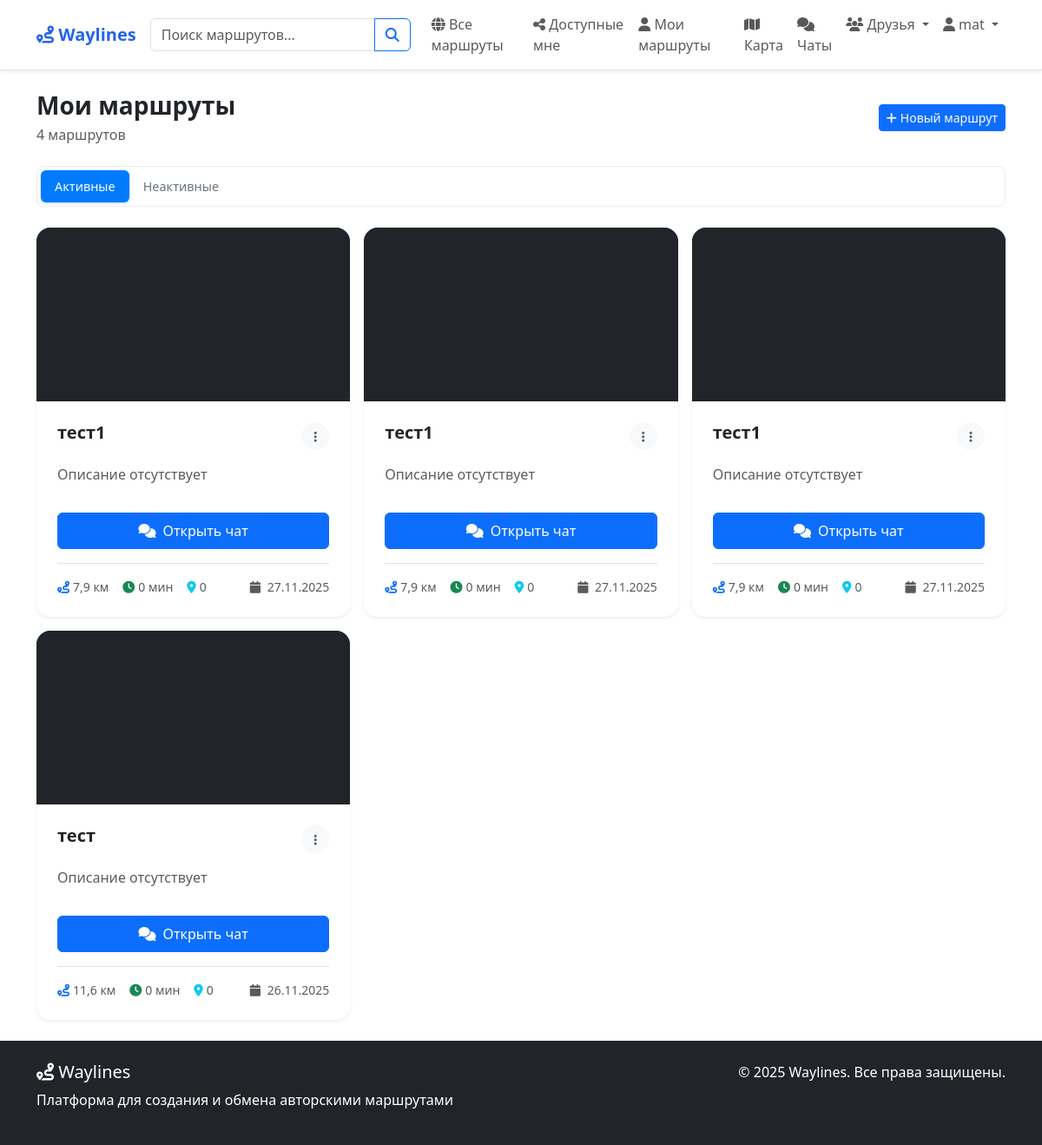
/routes/routes/my/ (signed in), run on an earlier commit of the app's database.
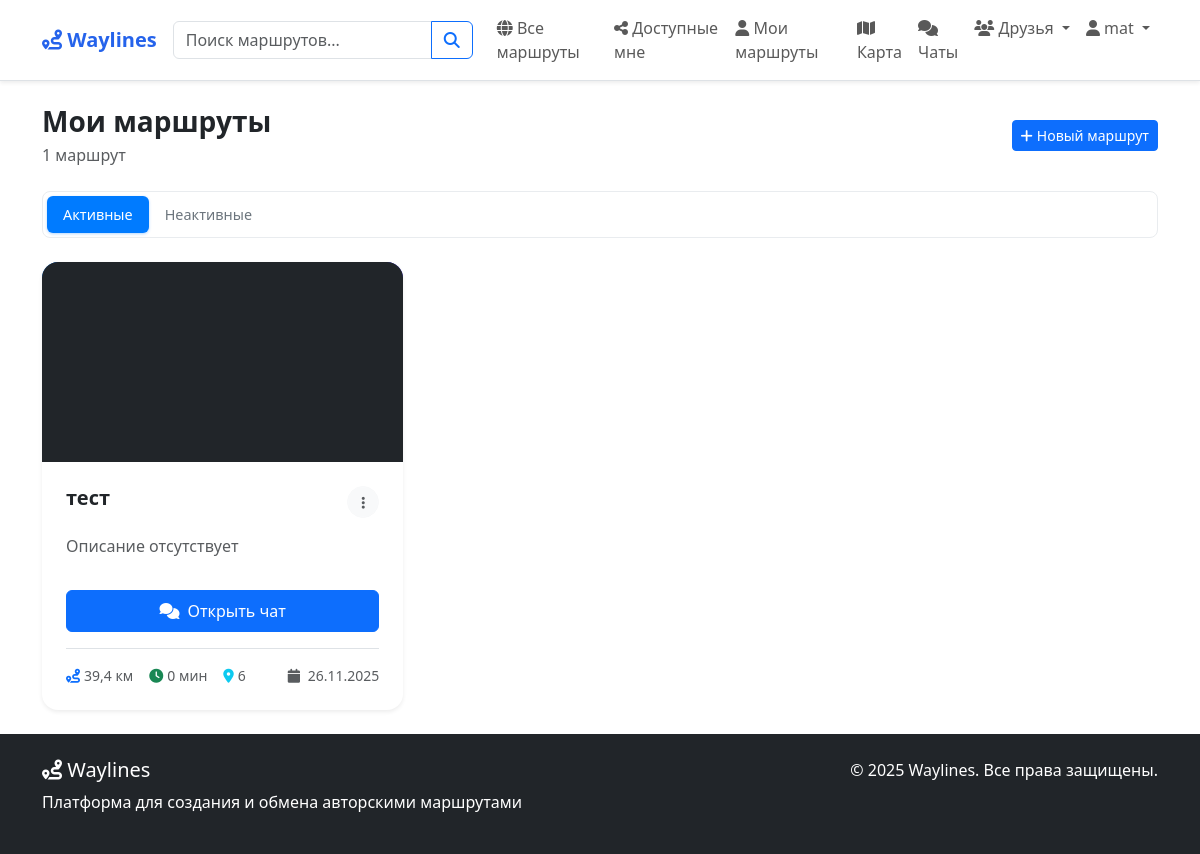
And on a later commit of the database.
### routes/models.py (models this page shows, shortened)
class Route(models.Model):
    PRIVACY_CHOICES = [
        ("public", "Публичный"),
        ("private", "Приватный"),
        ("link", "По ссылке"),
        ("personal", "Персональный"),
    ]
    ROUTE_TYPE_CHOICES = [
        ("driving", "Автомобильный"),
        ("walking", "Пеший"),
        ("cycling", "Велосипедный"),
        ("mixed", "Смешанный"),
    ]
    MOOD_CHOICES = [
        ("calm", "Спокойный"),
        ("active", "Активный"),
        ("extreme", "Экстремальный"),
        ("romantic", "Романтический"),
        ("family", "Семейный"),
        ("adventure", "Приключенческий"),
    ]
    THEME_CHOICES = [
        ("historical", "Исторический"),
        ("nature", "Природный"),
        ("urban", "Городской"),
        ("cultural", "Культурный"),
        ("gastronomic", "Гастрономический"),
        ("religious", "Религиозный"),
        ("architectural", "Архитектурный"),
    ]
    author = models.ForeignKey(
        User,
        on_delete=models.CASCADE,
        related_name="routes",
        verbose_name="Автор",
    )
    name = models.CharField("Название", max_length=200)
    description = models.TextField("Описание", blank=True)
    short_description = models.TextField(
        "Краткое описание", max_length=300, blank=True
    )
    privacy = models.CharField(
        "Приватность", max_length=20, choices=PRIVACY_CHOICES, default="public"
    )
    route_type = models.CharField(
        "Тип маршрута",
        max_length=20,
        choices=ROUTE_TYPE_CHOICES,
        default="walking",
    )
    mood = models.CharField(
        "Настроение", max_length=20, choices=MOOD_CHOICES, blank=True
    )
    theme = models.CharField(
        "Тема", max_length=20, choices=THEME_CHOICES, blank=True
    )
    duration_minutes = models.IntegerField(
        "Продолжительность (минут)", default=0
    )
    country = models.CharField(max_length=100, blank=True, null=True, verbose_name="Страна")
    total_distance = models.FloatField("Общее расстояние (км)", default=0)
    is_active = models.BooleanField("Актуален", default=True)
    has_audio_guide = models.BooleanField("Есть аудиогид", default=False)
    is_elderly_friendly = models.BooleanField("Для пожилых", default=False)
    shared_with = models.ManyToManyField(
        User,
        related_name="shared_routes",
        blank=True,
        verbose_name="Доступно для",
    )
    created_at = models.DateTimeField("Создан", auto_now_add=True)
    updated_at = models.DateTimeField("Обновлён", auto_now=True)
    last_status_update = models.DateTimeField(
        "Последнее обновление статуса", auto_now=True
    )
    class Meta:
        verbose_name = "Маршрут"
        verbose_name_plural = "Маршруты"
        ordering = ["-created_at"]

### routes/views.py (the view)
# urls.py: path("routes/my/", views.my_routes, name="my_routes"),
@login_required
def my_routes(request):
    routes = Route.objects.filter(author=request.user).order_by("-created_at")
    active_routes = routes.filter(is_active=True)
    inactive_routes = routes.filter(is_active=False)
    context = {
        "routes": routes,
        "active_routes": active_routes,
        "inactive_routes": inactive_routes,
        "pending_friend_requests": Friendship.objects.filter(
            to_user=request.user, status="pending"
        )[:5],
        "pending_requests_count": Friendship.objects.filter(
            to_user=request.user, status="pending"
        ).count(),
    }
    return render(request, "routes/my_routes.html", context)

### users/context_processors.py (called while the page is built)
def navbar_context(request):
    context = {}
    if request.user.is_authenticated:
        context["pending_requests_count"] = Friendship.objects.filter(
            to_user=request.user, status="pending"
        ).count()
        context["pending_friend_requests"] = Friendship.objects.filter(
            to_user=request.user, status="pending"
        )[:5]
    return context

### templates/routes/my_routes.html (shortened to what this page needs)
{% extends 'base.html' %}
{% block content %}
<div class="container py-4">
    <div class="d-flex justify-content-between align-items-center mb-4">
        <div>
            <h1 class="h3 fw-bold mb-1">Мои маршруты</h1>
            <p class="text-muted mb-0">{{ routes.count }} маршрут{{ routes.count|pluralize:"ов" }}</p>
        </div>
        <a href="{% url 'create_route' %}" class="btn btn-primary btn-sm">
            <i class="fas fa-plus me-1"></i>Новый маршрут
        </a>
    </div>
    <div class="mb-4">
        <div class="nav nav-pills nav-pills-custom">
            <a class="nav-link active" href="#active" data-bs-toggle="tab">
                Активные
            </a>
            <a class="nav-link" href="#inactive" data-bs-toggle="tab">
                Неактивные
            </a>
        </div>
    </div>
    <div class="tab-content">
        <div class="tab-pane fade show active" id="active">
            {% if active_routes %}
            <div class="row g-3">
                {% for route in active_routes %}
                <div class="col-md-6 col-lg-4">
                    {% include 'routes/partials/route_card.html' with route=route %}
                </div>
                {% endfor %}
            </div>
            {% else %}
            <div class="text-center py-5">
                <i class="fas fa-route fa-2x text-muted mb-3"></i>
                <p class="text-muted mb-3">Нет активных маршрутов</p>
                <a href="{% url 'create_route' %}" class="btn btn-outline-primary btn-sm">Создать маршрут</a>
            </div>
            {% endif %}
        </div>
    </div>
</div>
{% endblock %}

### templates/base.html (shortened to what this page needs)
<!DOCTYPE html>
<html lang="ru">
<head>
    <link href="https://cdn.jsdelivr.net/npm/bootstrap@5.3.3/dist/css/bootstrap.min.css" rel="stylesheet">
    <link rel="stylesheet" href="https://unpkg.com/leaflet@1.9.4/dist/leaflet.css" />
    <link rel="stylesheet" href="https://cdnjs.cloudflare.com/ajax/libs/font-awesome/6.5.0/css/all.min.css">
</head>
<body class="{% block body_class %}{% endblock %}">
    <nav class="navbar navbar-expand-lg navbar-light bg-white border-bottom shadow-sm">
        <div class="container">
            <a class="navbar-brand" href="{% url 'home' %}">
                <i class="fas fa-route"></i> Waylines
            </a>
            <div class="collapse navbar-collapse" id="navbarNav">
                <form class="d-flex me-3" method="get" action="{% url 'search' %}">
                    <div class="input-group" style="min-width: 300px;">
                        <input type="text" name="q" class="form-control" placeholder="Поиск маршрутов..."
                               value="{{ request.GET.q }}">
                        <button class="btn btn-outline-primary" type="submit">
                            <i class="fas fa-search"></i>
                        </button>
                    </div>
                </form>
                <ul class="navbar-nav me-auto">
                    <li class="nav-item">
                        <a class="nav-link" href="{% url 'all_routes' %}">
                            <i class="fas fa-globe"></i> Все маршруты
                        </a>
                    </li>
                    {% if user.is_authenticated %}
                    <li class="nav-item">
                        <a class="nav-link" href="{% url 'shared_routes' %}">
                            <i class="fas fa-share-alt"></i> Доступные мне
                        </a>
                    </li>
                    <li class="nav-item">
                        <a class="nav-link" href="{% url 'my_routes' %}">
                            <i class="fas fa-user"></i> Мои маршруты
                        </a>
                    </li>
                    {% endif %}
                </ul>
                <ul class="navbar-nav">
                    <li class="nav-item">
                        <a class="nav-link" href="{% url 'map_view' %}">
                            <i class="fas fa-map"></i> Карта
                        </a>
                    </li>
                    <li class="nav-item">
                        <a class="nav-link" href="{% url 'chat:chat_dashboard' %}">
                            <i class="fas fa-comments"></i> Чаты
                        </a>
                    </li>
                    {% if user.is_authenticated %}
                    <li class="nav-item dropdown">
                        <a class="nav-link dropdown-toggle" href="#" id="friendsDropdown"
                           role="button" data-bs-toggle="dropdown">
                            <i class="fas fa-users"></i> Друзья
                        </a>
                    </li>
                    <li class="nav-item dropdown">
                        <a class="nav-link dropdown-toggle" href="#" id="profileDropdown"
                           role="button" data-bs-toggle="dropdown">
                            <i class="fas fa-user"></i> {{ user.username }}
                        </a>
                    </li>
                    {% endif %}
                </ul>
            </div>
        </div>
    </nav>
    <main>
        {% block content %}
        {% endblock %}
    </main>
    {% block footer %}
    <footer class="footer bg-dark text-white py-4">
        <div class="container">
            <div class="row">
                <div class="col-md-6">
                    <h5><i class="fas fa-route"></i> Waylines</h5>
                    <p>Платформа для создания и обмена авторскими маршрутами</p>
                </div>
                <div class="col-md-6 text-md-end">
                    <p>&copy; 2025 Waylines. Все права защищены.</p>
                </div>
            </div>
        </div>
    </footer>
    {% endblock %}
</body>
</html>

### templates/routes/partials/route_card.html (shortened to what this page needs)
<div class="card route-card h-100 shadow-sm border-0 hover-shadow transition-all">
    <div class="route-image-container position-relative overflow-hidden">
        {% if route.photos.first %}
        <img src="{{ route.photos.first.image.url }}" class="card-img-top route-image" alt="{{ route.name }}"
             style="height: 200px; object-fit: cover; transition: transform 0.3s ease;">
        {% else %}
        <div class="card-img-top route-image-placeholder bg-gradient-primary text-white d-flex align-items-center justify-content-center"
             style="height: 200px;">
            <div class="text-center">
                <i class="fas fa-route fa-3x mb-2 opacity-75"></i>
                <p class="small mb-0 opacity-75">Фото не добавлено</p>
            </div>
        </div>
        {% endif %}
        <div class="position-absolute top-0 start-0 m-3">
            <span class="badge bg-{% if route.route_type == 'walking' %}success{% elif route.route_type == 'driving' %}primary{% else %}warning{% endif %} bg-opacity-90 text-white">
                <i class="fas fa-{% if route.route_type == 'walking' %}walking{% elif route.route_type == 'driving' %}car{% else %}bicycle{% endif %} me-1"></i>
            </span>
        </div>
        <div class="route-image-overlay position-absolute top-0 start-0 w-100 h-100 bg-dark bg-opacity-0 transition-all"
             style="pointer-events: none;"></div>
    </div>
    <div class="card-body d-flex flex-column p-4">
        <div class="d-flex justify-content-between align-items-start mb-3">
            <h5 class="card-title fw-bold text-dark mb-0 line-clamp-2" style="flex: 1;">
                {{ route.name }}
            </h5>
            <div class="dropdown ms-2">
                <button class="btn btn-sm btn-light rounded-circle hover-scale"
                        type="button"
                        data-bs-toggle="dropdown"
                        style="width: 32px; height: 32px;">
                    <i class="fas fa-ellipsis-v text-muted"></i>
                </button>
            </div>
        </div>
        <p class="card-text text-muted mb-3 flex-grow-1 line-clamp-3">
            {{ route.short_description|default:route.description|default:"Описание отсутствует"|truncatewords:20 }}
        </p>
        <div class="mb-3">
            <a href="{% url 'chat:route_chat' route.id %}"
               class="btn btn-primary w-100 d-flex align-items-center justify-content-center py-2">
                <i class="fas fa-comments me-2"></i>
                Открыть чат
            </a>
        </div>
        <div class="d-flex justify-content-between align-items-center mt-auto pt-3 border-top">
            <div class="d-flex gap-3 text-muted small">
                <div class="d-flex align-items-center">
                    <i class="fas fa-route text-primary me-1"></i>
                    <span>{{ route.total_distance|floatformat:1 }} км</span>
                </div>
                <div class="d-flex align-items-center">
                    <i class="fas fa-clock text-success me-1"></i>
                    <span>{{ route.duration_minutes }} мин</span>
                </div>
                <div class="d-flex align-items-center">
                    <i class="fas fa-map-marker-alt text-info me-1"></i>
                    <span>{{ route.points.count }}</span>
                </div>
            </div>
            <div class="text-muted small">
                <i class="fas fa-calendar me-1"></i>
                <span>{{ route.created_at|date:"d.m.Y" }}</span>
            </div>
        </div>
    </div>
</div>

### templates/base.html (style rules this page uses)
html, body { height: 100%; margin: 0; padding: 0; }
body { display: flex; flex-direction: column; min-height: 100vh; }
main { flex: 1 0 auto; }
.footer { flex-shrink: 0; margin-top: auto; }
.navbar-brand { font-weight: bold; color: #2563eb !important; }
.route-card { transition: transform 0.2s ease, box-shadow 0.2s ease; cursor: pointer; }

### templates/routes/my_routes.html (style rules this page uses)
.nav-pills-custom { background: white; padding: 4px; border-radius: 8px; border: 1px solid #e9ecef; }
.nav-pills-custom .nav-link { border-radius: 6px; padding: 8px 16px; font-size: 0.9rem; color: #6c757d; transition: all 0.2s ease; }
.nav-pills-custom .nav-link.active { background: #007bff; color: white; box-shadow: 0 1px 3px rgba(0,123,255,0.3); }
.tab-pane { animation: fadeIn 0.3s ease; }

### templates/routes/partials/route_card.html (style rules this page uses)
.route-card { border-radius: 16px; transition: all 0.3s ease; overflow: hidden; }
.route-image-placeholder { background: linear-gradient(135deg, #667eea 0%, #764ba2 100%); }
.hover-scale { transition: transform 0.2s ease; }
.line-clamp-2 { display: -webkit-box; -webkit-line-clamp: 2; -webkit-box-orient: vertical; overflow: hidden; }
.line-clamp-3 { display: -webkit-box; -webkit-line-clamp: 3; -webkit-box-orient: vertical; overflow: hidden; }
.bg-gradient-primary { background: linear-gradient(135deg, #007bff 0%, #6610f2 100%); }
.transition-all { transition: all 0.3s ease; }
.route-card { animation: fadeInUp 0.5s ease-out; }

What changed in the data, as far as the page shows it:
removed Route: name "тест1", short_description "Описание отсутствует", total_distance "7,9", duration_minutes "0", points.count "0", created_at "27.11.2025", route_type "driving" (drawn)
removed Route: name "тест1", short_description "Описание отсутствует", total_distance "7,9", duration_minutes "0", points.count "0", created_at "27.11.2025"
removed Route: name "тест1", short_description "Описание отсутствует", total_distance "7,9", duration_minutes "0", points.count "0", created_at "27.11.2025"
changed Route "тест": total_distance "11,6" → "39,4"; points.count "0" → "6"
Also different on the page:
{{ routes.count }}: "4" → "1"
